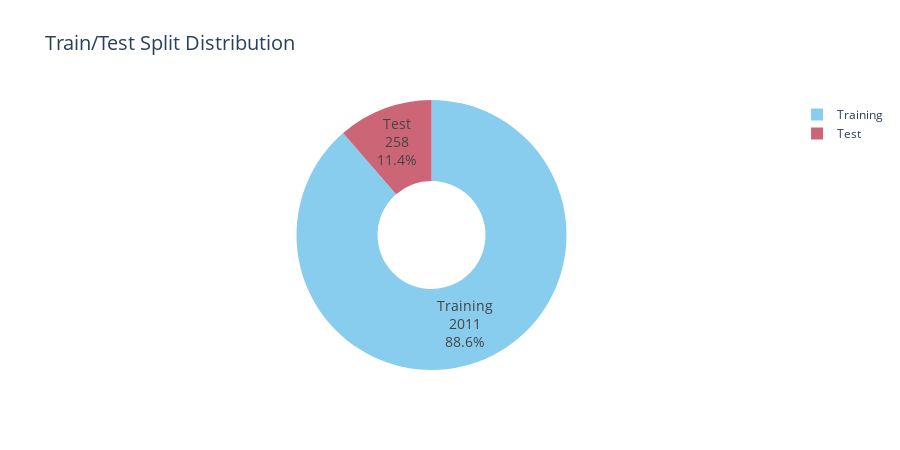

The notebook cell saved with this chart:
### Code cell
# Train/Test split visualization
split_counts = df_all['split'].value_counts()

fig = go.Figure(data=[go.Pie(
    labels=['Training', 'Test'],
    values=split_counts.values,
    hole=0.4,
    marker_colors=[COLORS[0], COLORS[1]],
    textinfo='label+percent+value',
    textfont_size=14,
    hovertemplate='<b>%{label}</b><br>Count: %{value}<br>Percentage: %{percent}<extra></extra>'
)])

fig.update_layout(
    title_text='Train/Test Split Distribution',
    title_font_size=20,
    height=450,
    showlegend=True
)

fig.show()

### Figure 1 — Plotly figure (JSON) as saved in the notebook; plotly's stock layout.template omitted (floating-point values rounded to 4 significant figures)
{"data": [{"hole": 0.4, "hovertemplate": "<b>%{label}</b><br>Count: %{value}<br>Percentage: %{percent}<extra></extra>", "labels": ["Training", "Test"], "marker": {"colors": ["rgb(136, 204, 238)", "rgb(204, 102, 119)"]}, "textfont": {"size": 14}, "textinfo": "label+percent+value", "type": "pie", "values": [2011, 258]}], "layout": {"height": 450, "showlegend": true, "title": {"font": {"size": 20}, "text": "Train/Test Split Distribution"}}}
